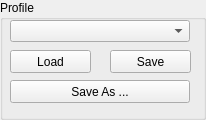
        <widget class="QGroupBox" name="groupProfile">
         <property name="geometry">
          <rect>
           <x>29</x>
           <y>19</y>
           <width>206</width>
           <height>120</height>
          </rect>
         </property>
         <property name="minimumSize">
          <size>
           <width>206</width>
           <height>120</height>
          </size>
         </property>
         <property name="maximumSize">
          <size>
           <width>210</width>
           <height>120</height>
          </size>
         </property>
         <property name="title">
          <string>Profile</string>
         </property>
         <widget class="QComboBox" name="iconcomboProfile">
          <property name="geometry">
           <rect>
            <x>10</x>
            <y>20</y>
            <width>180</width>
            <height>22</height>
           </rect>
          </property>
          <property name="styleSheet">
           <string notr="true"/>
          </property>
          <property name="currentIndex">
           <number>-1</number>
          </property>
          <property name="maxVisibleItems">
           <number>10</number>
          </property>
         </widget>
         <widget class="QPushButton" name="btnSaveAs">
          <property name="enabled">
           <bool>true</bool>
          </property>
          <property name="geometry">
           <rect>
            <x>10</x>
            <y>80</y>
            <width>180</width>
            <height>23</height>
           </rect>
          </property>
          <property name="toolTip">
           <string>Save the INI-file under another name</string>
          </property>
          <property name="styleSheet">
           <string notr="true"/>
          </property>
          <property name="text">
           <string>Save As ...</string>
          </property>
         </widget>
         <widget class="QPushButton" name="btnLoad">
          <property name="geometry">
           <rect>
            <x>10</x>
            <y>50</y>
            <width>81</width>
            <height>23</height>
           </rect>
          </property>
          <property name="toolTip">
           <string>Load an INI-file from a folder</string>
          </property>
          <property name="styleSheet">
           <string notr="true"/>
          </property>
          <property name="text">
           <string>Load</string>
          </property>
         </widget>
         <widget class="QPushButton" name="btnSave">
          <property name="enabled">
           <bool>true</bool>
          </property>
          <property name="geometry">
           <rect>
            <x>110</x>
            <y>50</y>
            <width>81</width>
            <height>23</height>
           </rect>
          </property>
          <property name="toolTip">
           <string>Save the current INI-file</string>
          </property>
          <property name="styleSheet">
           <string notr="true"/>
          </property>
          <property name="text">
           <string>Save</string>
          </property>
         </widget>
        </widget>
